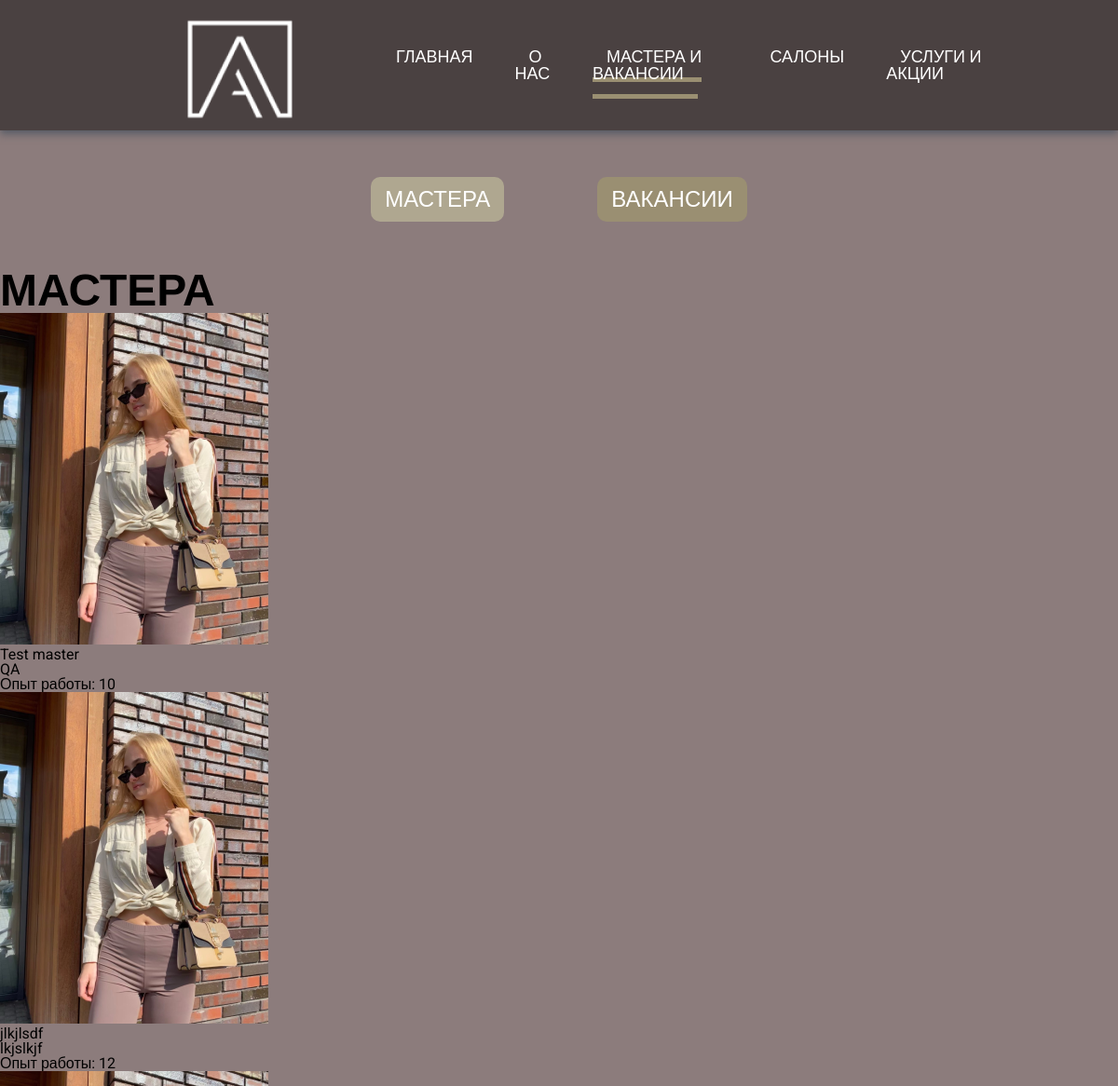
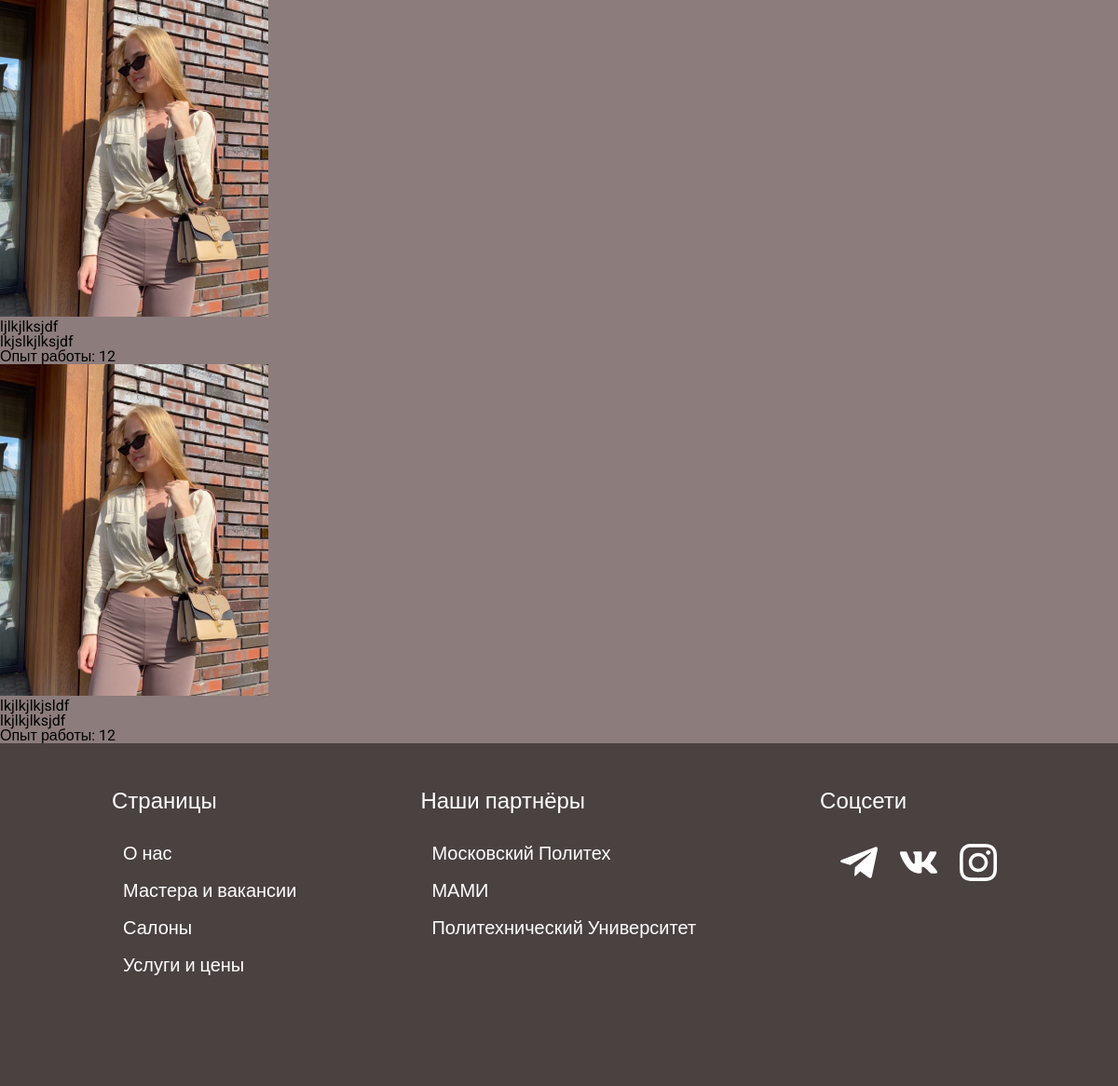
Page /masters/ on the committed database (2 pictures, top to bottom).
### main/models.py (models this page shows)
class Master(models.Model):
    full_name = models.CharField(max_length=100)
    position = models.CharField(max_length=100)
    seniority = models.IntegerField()
    photo = models.ImageField()

### main/views.py (the view)
# urls.py: path('masters/', views.Masters.as_view(), name='masters'),
class Masters(View):
    def get(self, request):
        context = {
            "masters": Master.objects.all(),
        }
        return render(request, 'masters.html', context)

### main/templates/masters.html (shortened to what this page needs)
{% extends 'base-generation.html' %} {% load static %}
{% block content %}
<section class="masters">
    <h1 class="section-title">Мастера</h1>
    <ul class="masters__list">
        {% for master in masters %}
        <li class="masters__item master">
            <img src="{{master.photo.url}}" alt="" class="master__photo">
            <p class="master__text master__fullname">
                {{master.full_name}}
            </p>
            <p class="master__text master__position">
                {{master.position}}
            </p>
            <p class="master__text master__seniority">
                Опыт работы: {{master.seniority}}
            </p>
        </li>
        {% endfor %}
    </ul>
</section>
{% endblock %}

### static/styles/style.css (style rules this page uses)
html, body, div, span, applet, object, iframe, h1, h2, h3, h4, h5, h6, p, blockquote, pre, a, abbr, acronym, address, big, cite, code, del, dfn, em, img, ins, kbd, q, s, samp, small, strike, strong, sub, sup, tt, var, b, u, i, center, dl, dt, dd, ol, ul, li, fieldset, form, label, legend, table, caption, tbody, tfoot, thead, tr, th, td, article, aside, canvas, details, embed, figure, figcaption, footer, header, hgroup, menu, nav, output, ruby, section, summary, time, mark, audio, video { margin: 0; padding: 0; border: 0; font-size: 100%; font: inherit; vertical-align: baseline; }
article, aside, details, figcaption, figure, footer, header, hgroup, menu, nav, section { display: block; }
body { line-height: 1; }
ol, ul { list-style: none; }
body { font-family: "Roboto", sans-serif; }
.section-title { font-size: 48px; font-weight: 700; letter-spacing: 5%; text-transform: uppercase; }

### rows in the picture
Master: photo (picture), full_name "Test master", position "QA", seniority "10"
Master: photo (picture), full_name "jlkjlsdf", position "lkjslkjf", seniority "12"
Master: photo (picture), full_name "ljlkjlksjdf", position "lkjslkjlksjdf", seniority "12"
Master: photo (picture), full_name "lkjlkjlkjsldf", position "lkjlkjlksjdf", seniority "12"
